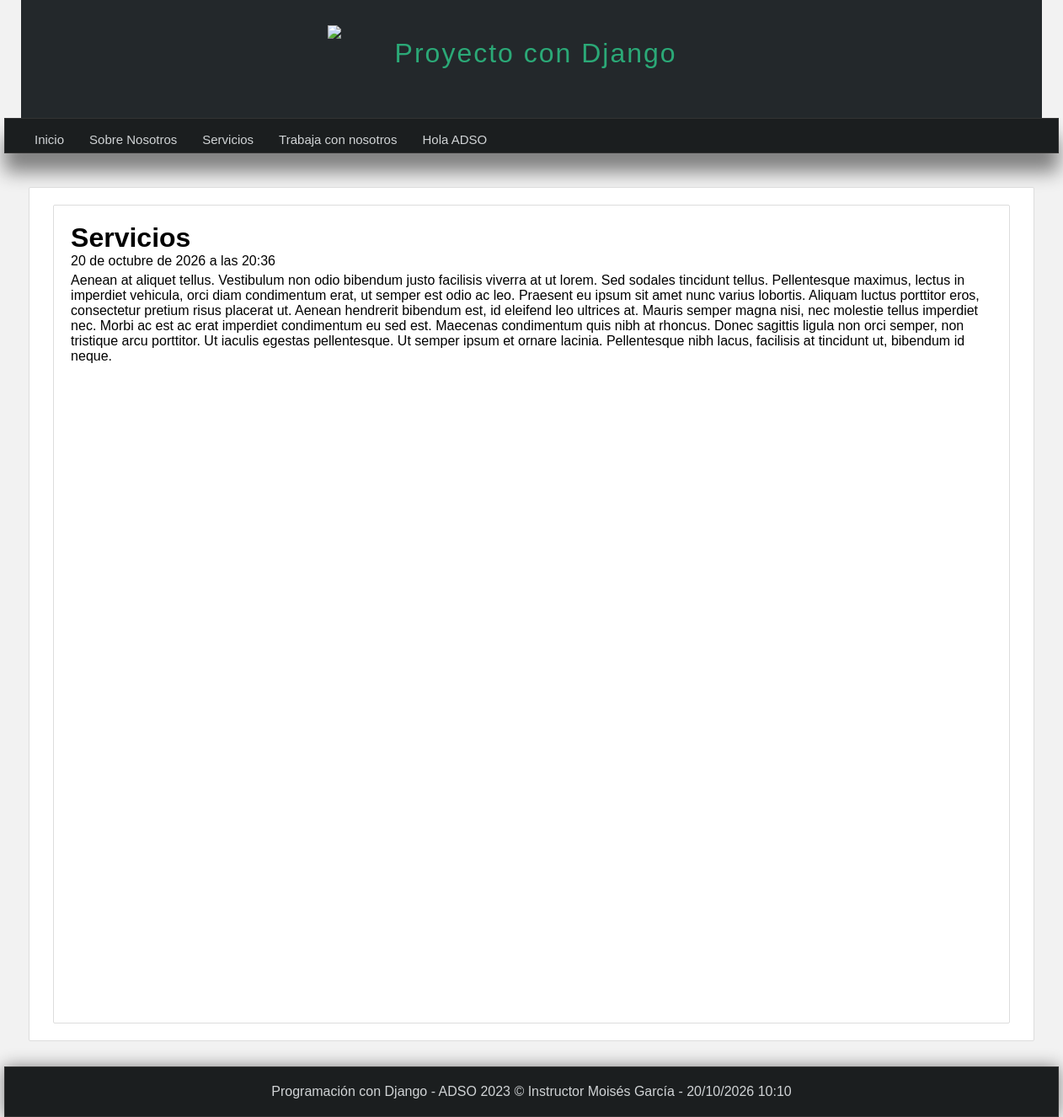
The app's page /pagina/servicios/ with its own data.
### pages/models.py (models this page shows, shortened)
class Page(models.Model): #Heredamos de models
    title = models.CharField(max_length=50, verbose_name="Título")
    content = models.TextField(verbose_name="Contenido")
    slug = models.CharField(unique=True, max_length=150, verbose_name="URL amigable") #url que va a tener la pagina
    visible = models.BooleanField(verbose_name="¿Visible?")
    created_at = models.DateTimeField(auto_now_add=True, verbose_name="Creación:")
    updated_at = models.DateTimeField(auto_now_add=True, verbose_name="Actualización:")
    class Meta:
        verbose_name = "Página"
        verbose_name_plural = "Páginas"

### pages/views.py (the view)
# urls.py: path('pagina/<str:slug>/', page_views.pages, name="page"), #Creamos la url para pages
def pages(request, slug):
    page = get_object_or_404(Page, slug=slug)
    return render(request, 'pages/page.html', {
        'page': page,
        'title': page.title
    })

### pages/context_processors.py (called while the page is built)
def get_pages(request):
    pages = Page.objects.all()
    return {
        'pages': pages
    }

### pages/templates/pages/page.html (shortened to what this page needs)
{% extends 'layouts/layout.html' %}
{% block content %}
<div class="box">
    <h1>{{ page.title }}</h1>
    <span>{{ page.created_at|date:"d \d\e F \d\e Y \a \l\a\s H:i" }}</span>
    <p>{{ page.content|safe }}</p>
</div>
{% endblock %}

### mainapp/templates/layouts/layout.html (shortened to what this page needs)
{% load static %}
<!DOCTYPE html>
<html>
<html lang="es">
<head>
    {% load static %}
    <link rel="stylesheet" type="text/css" href="{% static 'css/styles.css' %}"/>
</head>
<body>
    <header>
        <div id="logotipo">
            <img src="{% static 'images/logo.png' %}" />
            <h1>Proyecto con Django </h1>
        </div>
    </header>
    <nav>
    <ul>
        <li>
            <a href="{% url 'index' %}">Inicio</a>
        </li>
        {% for page in pages %}
            <li>
                <a href="{% url 'page' slug=page.slug %}">{{ page.title }}</a>
            </li>
        {% endfor %}
    </ul>
</nav>
<div id="content">
    <div class="box">
        {% block content %}{% endblock %}
    </div>
</div>
    <footer>
        Programación con Django - ADSO 2023 &copy; Instructor Moisés García - {% now "d/m/Y h:m" %}
    </footer>
</body>
</html>

### mainapp/static/css/styles.css (style rules this page uses)
* { margin: 0px; padding: 0px; font-family: Arial, Helvetica, sans-serif; text-decoration: none; }
p, h2, h3, ul { margin-top: 5px; margin-bottom: 5px; }
ul,ol { margin-left: 20px; margin-bottom: 10px; }
body { background-color: #f2f2f2; }
header { width: 1212px; height: 140px; background-color: #23282b; margin: 0px auto; }
#logotipo { width: 40%; height: 130px; margin: 0px auto; padding-top: 10px; }
#logotipo img { display: block; width: 60px; float: left; margin-top: 20px; }
#logotipo h1 { display: block; float: left; margin-top: 35px; margin-left: 20px; letter-spacing: 2px; font-weight: lighter; color: #2ba977; }
nav { width: 1250px; height: 40px; background-color: #1b1e1f; border: 1px solid #333333; margin: 0 auto; box-shadow: 0px 22px 22px gray; font-size: 15px; }
nav ul { list-style: none; text-decoration: 40px; }
nav ul li { line-height: 40px; float: left; }
nav ul li a { display: block; padding-left: 15px; padding-right: 15px; color: #d1d4d6; }
#content { width: 1212px; min-height: 930px; margin: 0 auto; margin-bottom: 30px; margin-top: 40px; }
.box { background: white; min-height: 930px; width: 95%; padding: 20px; border: 1px solid #ddd; border-radius: 2px; margin: 0 auto; }
footer { width: 1250px; background-color: #1b1e1f; border: 1px solid #333333; color: #d1d4d6; text-align: center; padding-top: 20px; margin: 0 auto; padding-bottom: 20px; box-shadow: 0px 0px 20px gray; }

### records on screen
Page: title "Sobre Nosotros"
Page: title "Servicios", created_at "20 de octubre de 2026 a las 20:36", content "Aenean at aliquet tellus. Vestibulum non odio bibendum justo facilisis viverra at ut lorem. Sed sodales tincidunt tellus. Pellentesque maximus, lectus in imperdiet vehicula, orci diam condimentum erat, ut semper est odio ac leo. Praesent eu ipsum sit amet nunc varius lobortis. Aliquam luctus porttitor eros, consectetur pretium risus placerat ut. Aenean hendrerit bibendum est, id eleifend leo ultrices at. Mauris semper magna nisi, nec molestie tellus imperdiet nec. Morbi ac est ac erat imperdiet condimentum eu sed est. Maecenas condimentum quis nibh at rhoncus. Donec sagittis ligula non orci semper, non tristique arcu porttitor. Ut iaculis egestas pellentesque. Ut semper ipsum et ornare…"
Page: title "Trabaja con nosotros"
Page: title "Hola ADSO"
